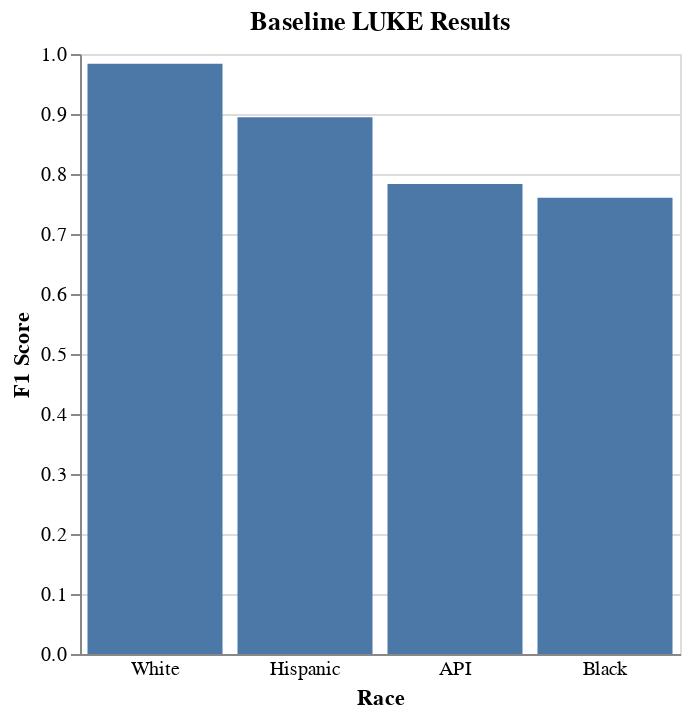

The cell this chart's notebook holds for it:
### Code cell
baseline_chart

### Figure 1 — Vega-Lite specification as saved in the notebook (floating-point values rounded to 4 significant figures)
{"config": {"view": {"continuousWidth": 400, "continuousHeight": 300}}, "data": {"name": "data-eff11963ab2e8b14b40920e7a817d803"}, "mark": "bar", "encoding": {"x": {"type": "ordinal", "axis": {"labelAngle": 0, "ticks": false}, "field": "Race", "sort": ["White", "Hispanic", "API", "Black"]}, "y": {"type": "quantitative", "axis": {"labelAngle": 0}, "field": "Score", "title": "F1 Score"}}, "height": 300, "title": "Baseline LUKE Results", "width": 300, "$schema": "https://vega.github.io/schema/vega-lite/v4.8.1.json", "datasets": {"data-eff11963ab2e8b14b40920e7a817d803": [{"Model": "LUKE-Baseline", "Race": "White", "Test Set": "curated-test-white", "Metric": "F1-PER", "Score": 0.9836}, {"Model": "LUKE-Baseline", "Race": "Black", "Test Set": "curated-test-black", "Metric": "F1-PER", "Score": 0.7604}, {"Model": "LUKE-Baseline", "Race": "API", "Test Set": "curated-test-api", "Metric": "F1-PER", "Score": 0.7832}, {"Model": "LUKE-Baseline", "Race": "Hispanic", "Test Set": "curated-test-hispanic", "Metric": "F1-PER", "Score": 0.8945}]}}
